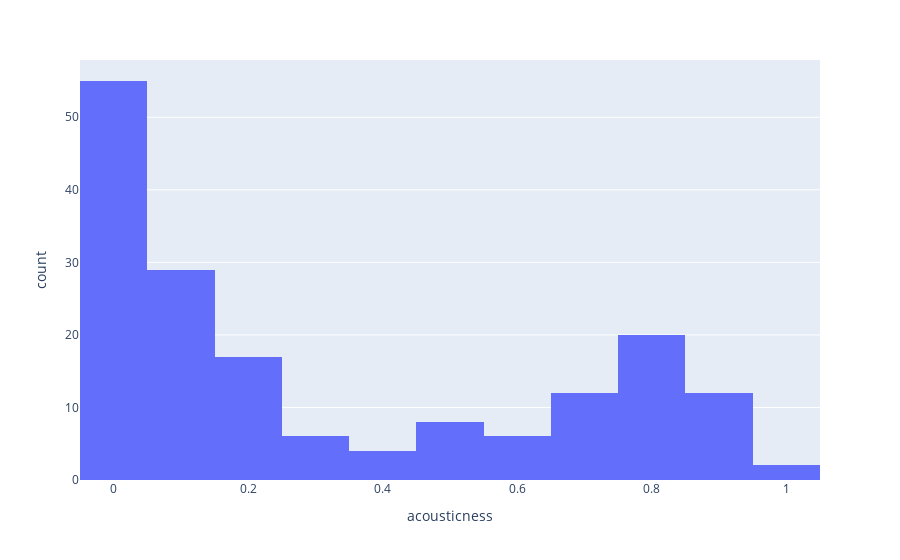

Notebook code for this chart:
### Code cell
fig2 = px.histogram(df, x="acousticness")
fig2.show()

### Figure 1 — Plotly figure (JSON) as saved in the notebook; plotly's stock layout.template omitted (floating-point values rounded to 4 significant figures; data arrays with more than 128 entries replaced by an {"elided": "..."} marker saying what was removed)
{"data": [{"alignmentgroup": "True", "bingroup": "x", "hovertemplate": "acousticness=%{x}<br>count=%{y}<extra></extra>", "legendgroup": "", "marker": {"color": "#636efa", "pattern": {"shape": ""}}, "name": "", "offsetgroup": "", "orientation": "v", "showlegend": false, "type": "histogram", "x": {"elided": "171 float values"}, "xaxis": "x", "yaxis": "y"}], "layout": {"barmode": "relative", "legend": {"tracegroupgap": 0}, "margin": {"t": 60}, "xaxis": {"anchor": "y", "domain": [0, 1], "title": {"text": "acousticness"}}, "yaxis": {"anchor": "x", "domain": [0, 1], "title": {"text": "count"}}}}
